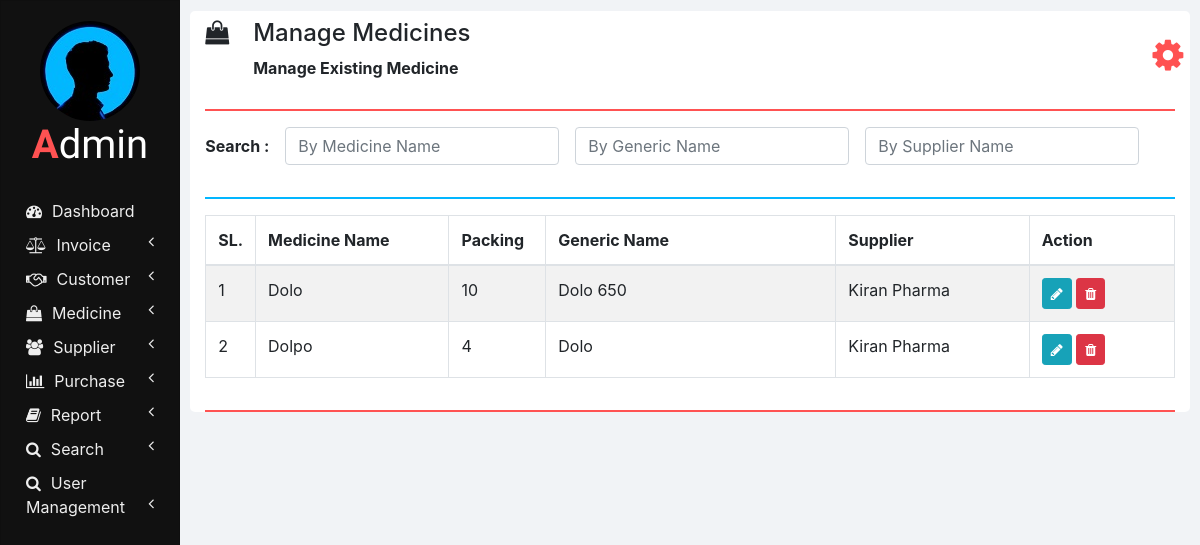
Page /manage_medicine.php (signed in) on the earlier database version.
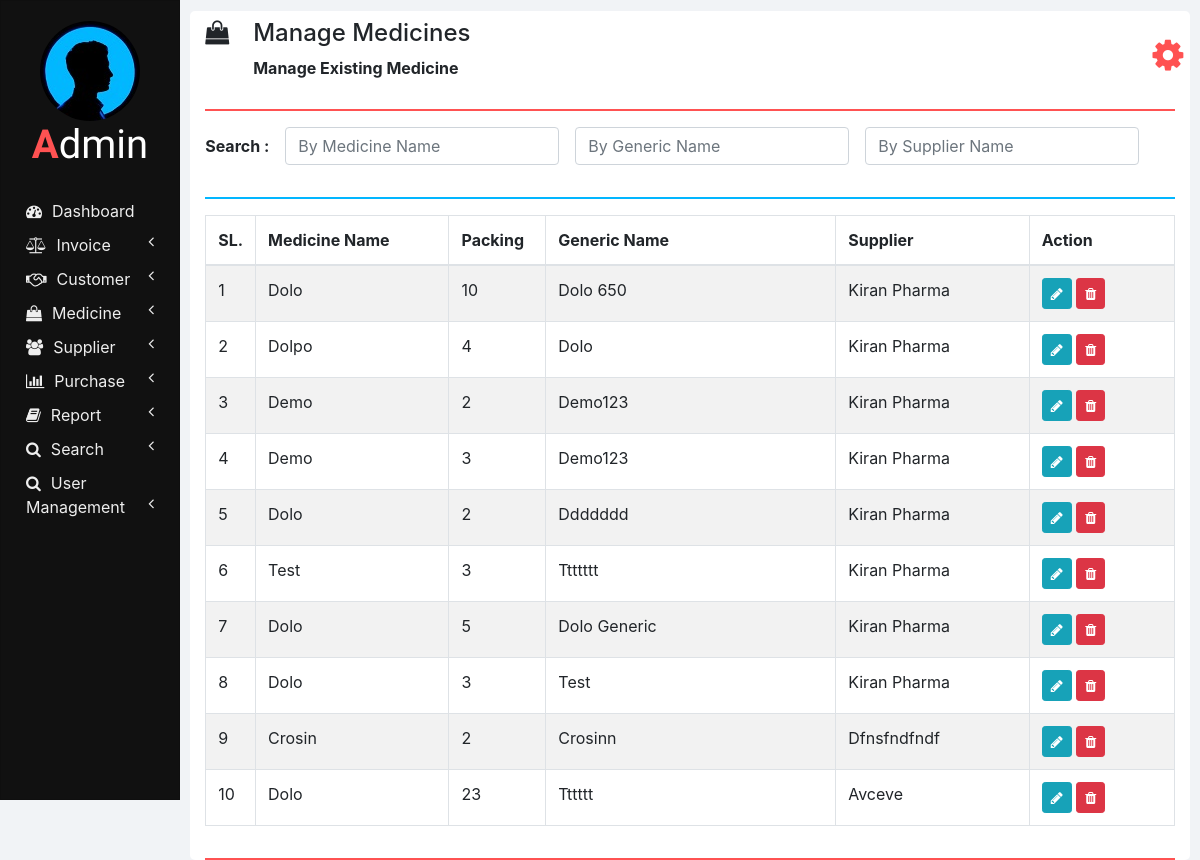
Same page on the later database version.
### tables this page shows
CREATE TABLE `medicines` (
  `ID` int(11) NOT NULL,
  `NAME` varchar(100) NOT NULL,
  `PACKING` varchar(20) NOT NULL,
  `GENERIC_NAME` varchar(100) NOT NULL,
  `SUPPLIER_NAME` varchar(100) NOT NULL,
  `medicine_type` varchar(45) DEFAULT NULL
);

### php/manage_medicine.php (the view, shortened to what this page needs)
<?php
  function showMedicines($id) {
    require "db_connection.php";
    if($con) {
      $seq_no = 0;
      $query = "SELECT * FROM medicines";
      $result = mysqli_query($con, $query);
      while($row = mysqli_fetch_array($result)) {
        $seq_no++;
        if($row['ID'] == $id)
          showEditOptionsRow($seq_no, $row);
        else
          showMedicineRow($seq_no, $row);
      }
    }
  }
  function showMedicineRow($seq_no, $row) {
    ?>
    <tr>
      <td><?php echo $seq_no; ?></td>
      <td><?php echo $row['NAME']; ?></td>
      <td><?php echo $row['PACKING']; ?></td>
      <td><?php echo $row['GENERIC_NAME']; ?></td>
      <td><?php echo $row['SUPPLIER_NAME']; ?></td>
      <td>
        <button href="" class="btn btn-info btn-sm" onclick="editMedicine(<?php echo $row['ID']; ?>);">
          <i class="fa fa-pencil"></i>
        </button>
        <button class="btn btn-danger btn-sm" onclick="deleteMedicine(<?php echo $row['ID']; ?>);">
          <i class="fa fa-trash"></i>
        </button>
      </td>
    </tr>
    <?php
  }
  ?>

### manage_medicine.php (shortened to what this page needs)
<!DOCTYPE html>
<html lang="en" dir="ltr">
  <head>
    <link rel="stylesheet" href="bootstrap/css/bootstrap.min.css">
    <link rel="stylesheet" href="https://use.fontawesome.com/releases/v5.3.1/css/all.css">
    <link rel="stylesheet" href="https://cdnjs.cloudflare.com/ajax/libs/font-awesome/4.7.0/css/font-awesome.min.css">
    <link rel="stylesheet" href="css/sidenav.css">
    <link rel="stylesheet" href="css/home.css">
  </head>
  <body>
    <div class="container-fluid">
      <div class="container">
        <?php
          require "php/header.php";
        ?>
        <div class="row">
          <div class="col-md-12 form-group form-inline">
            <label class="font-weight-bold" for="">Search :&emsp;</label>
            <input type="text" class="form-control" id="by_name" placeholder="By Medicine Name" onkeyup="searchMedicine(this.value, 'name');">
            &emsp;<input type="text" class="form-control" id="by_generic_name" placeholder="By Generic Name" onkeyup="searchMedicine(this.value, 'generic_name');">
            &emsp;<input type="text" class="form-control" id="by_suppliers_name" placeholder="By Supplier Name" onkeyup="searchMedicine(this.value, 'suppliers_name');">
          </div>
          <div class="col col-md-12">
            <hr class="col-md-12" style="padding: 0px; border-top: 2px solid  #02b6ff;">
          </div>
          <div class="col col-md-12 table-responsive">
            <div class="table-responsive">
            	<table class="table table-bordered table-striped table-hover">
            		<thead>
            			<tr>
            				<th style="width: 5%;">SL.</th>
            				<th style="width: 20%;">Medicine Name</th>
                    <th style="width: 10%;">Packing</th>
                    <th style="width: 30%;">Generic Name</th>
            				<th style="width: 20%;">Supplier</th>
                    <th style="width: 15%;">Action</th>
            			</tr>
            		</thead>
            		<tbody id="medicines_div">
                  <?php
                    require 'php/manage_medicine.php';
                    showMedicines(0);
                  ?>
            		</tbody>
            	</table>
            </div>
          </div>
        </div>
        <hr style="border-top: 2px solid #ff5252;">
      </div>
    </div>
  </body>
</html>

Differences in the rows shown:
added medicines: seq_no "3", NAME "Demo", PACKING "2", GENERIC_NAME "Demo123", SUPPLIER_NAME "Kiran Pharma"
added medicines: seq_no "4", NAME "Demo", PACKING "3", GENERIC_NAME "Demo123", SUPPLIER_NAME "Kiran Pharma"
added medicines: seq_no "5", NAME "Dolo", PACKING "2", GENERIC_NAME "Ddddddd", SUPPLIER_NAME "Kiran Pharma"
added medicines: seq_no "6", NAME "Test", PACKING "3", GENERIC_NAME "Ttttttt", SUPPLIER_NAME "Kiran Pharma"
added medicines: seq_no "7", NAME "Dolo", PACKING "5", GENERIC_NAME "Dolo Generic", SUPPLIER_NAME "Kiran Pharma"
added medicines: seq_no "8", NAME "Dolo", PACKING "3", GENERIC_NAME "Test", SUPPLIER_NAME "Kiran Pharma"
added medicines: seq_no "9", NAME "Crosin", PACKING "2", GENERIC_NAME "Crosinn", SUPPLIER_NAME "Dfnsfndfndf"
added medicines: seq_no "10", NAME "Dolo", PACKING "23", GENERIC_NAME "Tttttt", SUPPLIER_NAME "Avceve"
